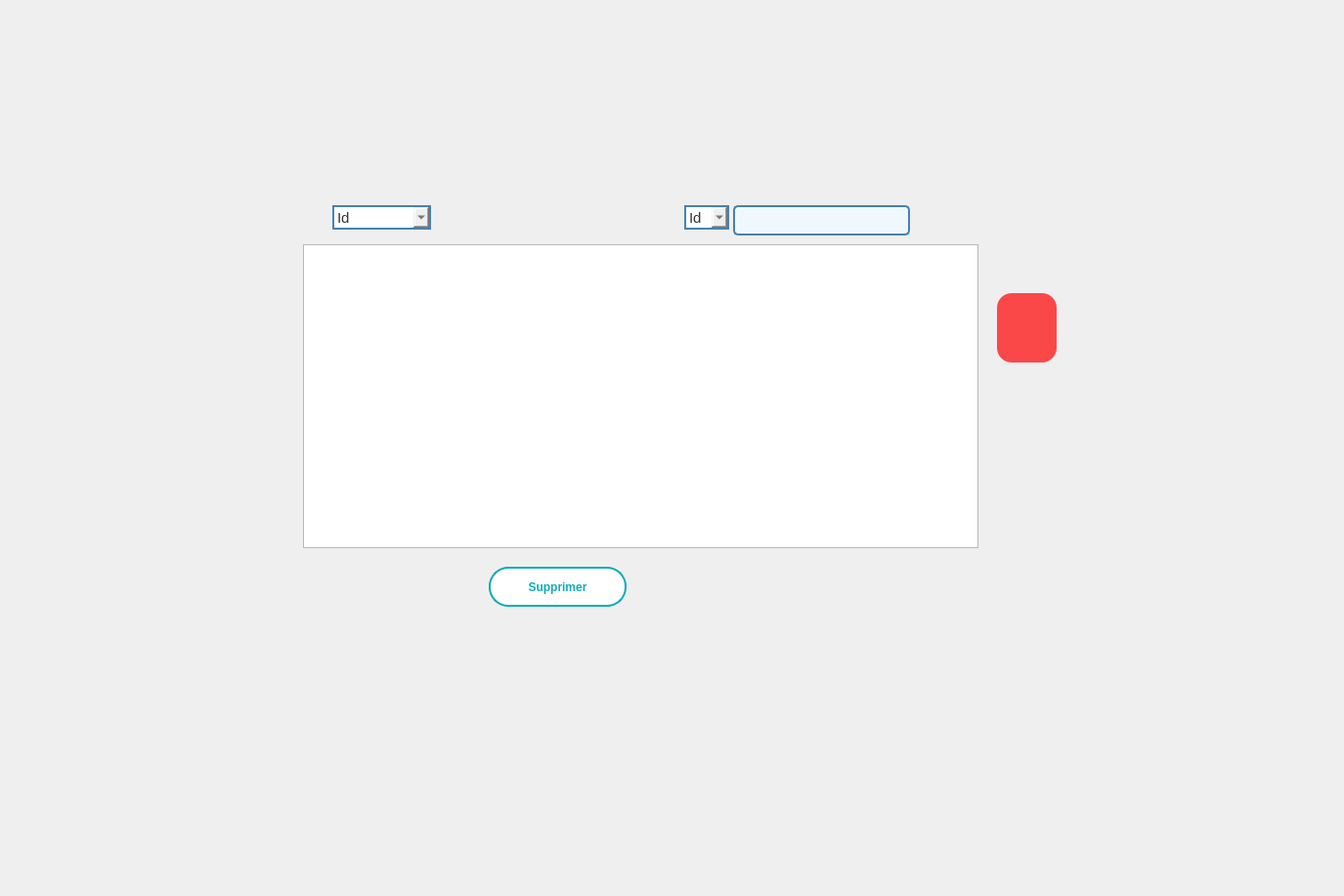
      <widget class="QWidget" name="tab_23">
       <property name="minimumSize">
        <size>
         <width>1366</width>
         <height>768</height>
        </size>
       </property>
       <attribute name="title">
        <string>Afficher</string>
       </attribute>
       <widget class="QPushButton" name="supprimer_form">
        <property name="geometry">
         <rect>
          <x>500</x>
          <y>580</y>
          <width>141</width>
          <height>41</height>
         </rect>
        </property>
        <property name="font">
         <font>
          <pointsize>9</pointsize>
          <weight>75</weight>
          <bold>true</bold>
         </font>
        </property>
        <property name="styleSheet">
         <string notr="true">/* Styles généraux du bouton */
QPushButton {
    background-color: #ffffff; /* Bleu clair pour représenter l'eau */
    border: 2px solid #0EABB8; /* Bordure bleue */
    color: #0EABB8; /* Texte blanc */
    padding: 10px ; /* Espacement intérieur */

    font-weight: bold; /* Police en gras */
    border-radius: 20px; /* Bordure arrondie */
    outline: none; /* Supprime la bordure de focus */
  
    overflow: hidden; /* Cache le contenu débordant */
    transition: background-color 0.3s, color 0.3s; /* Transition des couleurs */
}

/* Style au survol du bouton */
QPushButton:hover {
    background-color: #0EABB8; /* Fond devient blanc */
    color: #ffffff; /* Texte devient bleu clair */
}

/* Style au clic du bouton */
QPushButton:pressed {
    background-color: #0EABB8; /* Bleu foncé lors du clic */
    color: #f8f8f8; /* Texte blanc lors du clic */
}

/* Animation pour le pseudo-élément :after */
QPushButton::after {
    content: ''; /* Contenu vide */
    position: absolute; /* Position absolue */
    width: 100%; /* Largeur à 100% */
    height: 100%; /* Hauteur à 100% */
    background-color: rgba(255, 255, 255, 0.3); /* Fond semi-transparent */
    top: 50%; /* Positionnement au centre vertical */
    left: 50%; /* Positionnement au centre horizontal */
    border-radius: 50%; /* Bordure arrondie */
    transform: translate(-50%, -50%) scale(0); /* Réduit l'échelle à 0 */
    transition: transform 0.5s ease; /* Transition de l'échelle */
}

/* Animation au survol du bouton */
QPushButton:hover::after {
    transform: translate(-50%, -50%) scale(2); /* Augmente l'échelle à 2 */
}
</string>
        </property>
        <property name="text">
         <string>Supprimer</string>
        </property>
       </widget>
       <widget class="QPushButton" name="historique_formation">
        <property name="geometry">
         <rect>
          <x>800</x>
          <y>580</y>
          <width>111</width>
          <height>41</height>
         </rect>
        </property>
        <property name="styleSheet">
         <string notr="true">/* Style général du QPushButton */
QPushButton {
    border: none; /* Pas de bordure */
    border-radius: 15px; /* Coins arrondis */
    padding: 10px; /* Espace intérieur */
    font-size: 16px; /* Taille de la police */
    font-family: &quot;Arial&quot;, sans-serif; /* Police de caractère */
    color: #FFFFFF; /* Couleur du texte */
    background-color: transparent; /* Couleur de fond rouge transparente */
}

/* Style de l'icône */
QPushButton::icon {
    width: 50px; /* Largeur de l'icône */
    height: 50px; /* Hauteur de l'icône */
    margin-right: 10px; /* Marge à droite de l'icône */
    border: 2px solid red; /* Bordure rouge autour de l'icône */
}

/* Style lorsque le bouton est survolé */
QPushButton:hover {
    background-color: rgb(220,220,220); /* Couleur de fond grise transparente au survol */
}


/* Style lorsque le bouton est enfoncé */
QPushButton:pressed {
    background-color: rgba(255, 0, 0, 1); /* Couleur de fond rouge transparente pleine lorsqu'enfoncé */
    opacity: 1; /* Réduire légèrement l'opacité lors de l'enfoncement */
}

</string>
        </property>
        <property name="text">
         <string/>
        </property>
        <property name="icon">
         <iconset resource="image/image.qrc">
          <normaloff>:/historique-icone-de-l-historique-noir.png</normaloff>:/historique-icone-de-l-historique-noir.png</iconset>
        </property>
        <property name="iconSize">
         <size>
          <width>50</width>
          <height>50</height>
         </size>
        </property>
       </widget>
       <widget class="QPushButton" name="stat_formation">
        <property name="geometry">
         <rect>
          <x>990</x>
          <y>410</y>
          <width>111</width>
          <height>81</height>
         </rect>
        </property>
        <property name="font">
         <font>
          <family>Arial</family>
          <pointsize>-1</pointsize>
         </font>
        </property>
        <property name="styleSheet">
         <string notr="true">/* Style général du QPushButton */
QPushButton {
    border: none; /* Pas de bordure */
    border-radius: 15px; /* Coins arrondis */
    padding: 10px; /* Espace intérieur */
    font-size: 16px; /* Taille de la police */
    font-family: &quot;Arial&quot;, sans-serif; /* Police de caractère */
    color: #FFFFFF; /* Couleur du texte */
    background-color: transparent; /* Couleur de fond rouge transparente */
}

/* Style de l'icône */
QPushButton::icon {
    width: 50px; /* Largeur de l'icône */
    height: 50px; /* Hauteur de l'icône */
    margin-right: 10px; /* Marge à droite de l'icône */
    border: 2px solid red; /* Bordure rouge autour de l'icône */
}

/* Style lorsque le bouton est survolé */
QPushButton:hover {
    background-color: rgb(220,220,220); /* Couleur de fond grise transparente au survol */
}


/* Style lorsque le bouton est enfoncé */
QPushButton:pressed {
    background-color: rgba(255, 0, 0, 1); /* Couleur de fond rouge transparente pleine lorsqu'enfoncé */
    opacity: 1; /* Réduire légèrement l'opacité lors de l'enfoncement */
}
</string>
        </property>
        <property name="text">
         <string/>
        </property>
        <property name="icon">
         <iconset resource="gestion_abonnement/image/image.qrc">
          <normaloff>:/stat.png</normaloff>:/stat.png</iconset>
        </property>
        <property name="iconSize">
         <size>
          <width>100</width>
          <height>100</height>
         </size>
        </property>
       </widget>
       <widget class="QPushButton" name="PDF">
        <property name="geometry">
         <rect>
          <x>1020</x>
          <y>300</y>
          <width>61</width>
          <height>71</height>
         </rect>
        </property>
        <property name="styleSheet">
         <string notr="true">/* Style général du QPushButton */
QPushButton {
    border: none; /* Pas de bordure */
    border-radius: 15px; /* Coins arrondis */
    padding: 10px; /* Espace intérieur */
    font-size: 16px; /* Taille de la police */
    font-family: &quot;Arial&quot;, sans-serif; /* Police de caractère */
    color: #FFFFFF; /* Couleur du texte */
    background-color: rgba(255, 0, 0, 0.7); /* Couleur de fond rouge transparente */
    transition: background-color 0.5s, opacity 0.5s; /* Transition pour la couleur de fond et l'opacité */
}

/* Style de l'icône */
QPushButton::icon {
    width: 50px; /* Largeur de l'icône */
    height: 50px; /* Hauteur de l'icône */
    margin-right: 10px; /* Marge à droite de l'icône */
    border: 2px solid red; /* Bordure rouge autour de l'icône */
}

/* Style lorsque le bouton est survolé */
QPushButton:hover {
    background-color: rgba(255, 0, 0, 0.9); /* Couleur de fond rouge transparente plus foncée au survol */
}

/* Style lorsque le bouton est enfoncé */
QPushButton:pressed {
    background-color: rgba(255, 0, 0, 1); /* Couleur de fond rouge transparente pleine lorsqu'enfoncé */
    opacity: 1; /* Réduire légèrement l'opacité lors de l'enfoncement */
}

</string>
        </property>
        <property name="text">
         <string/>
        </property>
        <property name="icon">
         <iconset resource="gestion_abonnement/image/image.qrc">
          <normaloff>:/pdf.png</normaloff>:/pdf.png</iconset>
        </property>
        <property name="iconSize">
         <size>
          <width>50</width>
          <height>50</height>
         </size>
        </property>
       </widget>
       <widget class="QTableView" name="tabView_formation">
        <property name="geometry">
         <rect>
          <x>310</x>
          <y>250</y>
          <width>691</width>
          <height>311</height>
         </rect>
        </property>
       </widget>
       <widget class="QComboBox" name="tri_form">
        <property name="geometry">
         <rect>
          <x>340</x>
          <y>210</y>
          <width>101</width>
          <height>25</height>
         </rect>
        </property>
        <property name="styleSheet">
         <string notr="true">QComboBox {
    border: 2px solid #4682B4; /* Bordure de couleur 0EABB8 */
    font-size: 15px; /* Taille de la police */
    color: #333; /* Couleur du texte */
}</string>
        </property>
        <item>
         <property name="text">
          <string>Id</string>
         </property>
        </item>
        <item>
         <property name="text">
          <string>Prix</string>
         </property>
        </item>
        <item>
         <property name="text">
          <string>DateD</string>
         </property>
        </item>
       </widget>
       <widget class="QComboBox" name="itemToSearch">
        <property name="geometry">
         <rect>
          <x>700</x>
          <y>210</y>
          <width>46</width>
          <height>25</height>
         </rect>
        </property>
        <property name="styleSheet">
         <string notr="true">QComboBox {
    border: 2px solid #4682B4; /* Bordure de couleur 0EABB8 */
    font-size: 15px; /* Taille de la police */
    color: #333; /* Couleur du texte */
}</string>
        </property>
        <item>
         <property name="text">
          <string>Id</string>
         </property>
        </item>
        <item>
         <property name="text">
          <string>Prix</string>
         </property>
        </item>
       </widget>
       <widget class="QLineEdit" name="recherche_formation">
        <property name="geometry">
         <rect>
          <x>750</x>
          <y>210</y>
          <width>181</width>
          <height>31</height>
         </rect>
        </property>
        <property name="font">
         <font>
          <family>Arial</family>
          <pointsize>-1</pointsize>
         </font>
        </property>
        <property name="styleSheet">
         <string notr="true">/* Style général du formulaire */
QLineEdit {
    border: 2px solid #4682B4; /* Bordure bleue */
    border-radius: 5px; /* Coins arrondis */
    padding: 5px; /* Espace intérieur */
    font-size: 14px; /* Taille de la police */
    font-family: &quot;Arial&quot;, sans-serif; /* Police de caractère */
    color: #4682B4; /* Couleur du texte */
    background-color: #F0F8FF; /* Couleur de fond */
}

/* Style lorsque le champ de formulaire est en focus */
QLineEdit:focus {
    border-color: #1E90FF; /* Bordure bleu clair en focus */
}

/* Style pour les champs désactivés */
QLineEdit:disabled {
    color: #808080; /* Texte gris pour les champs désactivés */
    background-color: #F5F5F5; /* Fond gris clair pour les champs désactivés */
}
</string>
        </property>
       </widget>
       <widget class="QPushButton" name="chercher_formation">
        <property name="geometry">
         <rect>
          <x>930</x>
          <y>210</y>
          <width>81</width>
          <height>41</height>
         </rect>
        </property>
        <property name="styleSheet">
         <string notr="true">QPushButton {
    background-color: transparent; /* Bleu clair pour représenter l'eau */
    border: transparent; /* Bordure bleue */



}</string>
        </property>
        <property name="text">
         <string/>
        </property>
        <property name="icon">
         <iconset resource="gestion_abonnement/image/image.qrc">
          <normaloff>:/search-512.webp</normaloff>:/search-512.webp</iconset>
        </property>
        <property name="iconSize">
         <size>
          <width>25</width>
          <height>25</height>
         </size>
        </property>
       </widget>
       <widget class="QLabel" name="background_17">
        <property name="geometry">
         <rect>
          <x>0</x>
          <y>0</y>
          <width>1366</width>
          <height>768</height>
         </rect>
        </property>
        <property name="text">
         <string/>
        </property>
        <property name="pixmap">
         <pixmap resource="gestion_abonnement/image/image.qrc">:/background_3.png</pixmap>
        </property>
        <property name="scaledContents">
         <bool>true</bool>
        </property>
       </widget>
       <widget class="QLabel" name="label_41">
        <property name="geometry">
         <rect>
          <x>0</x>
          <y>140</y>
          <width>1366</width>
          <height>768</height>
         </rect>
        </property>
        <property name="text">
         <string/>
        </property>
        <property name="pixmap">
         <pixmap>background_2.png</pixmap>
        </property>
        <property name="scaledContents">
         <bool>true</bool>
        </property>
       </widget>
       <zorder>background_17</zorder>
       <zorder>label_41</zorder>
       <zorder>supprimer_form</zorder>
       <zorder>historique_formation</zorder>
       <zorder>stat_formation</zorder>
       <zorder>PDF</zorder>
       <zorder>tabView_formation</zorder>
       <zorder>tri_form</zorder>
       <zorder>itemToSearch</zorder>
       <zorder>recherche_formation</zorder>
       <zorder>chercher_formation</zorder>
      </widget>
